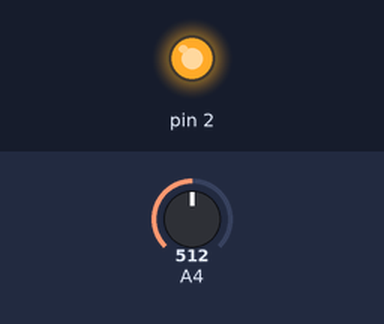
The sketch below on a simulated Arduino Uno, built with avr-gcc and run on an emulated ATmega328P. Parts: output pins drawn as LEDs (lit = HIGH). The inputs (shaded band) are chosen by the test bench; at power-on: A4 = 512.

Above: at 1.2 s.
1.3 s: A4 set to 0
At 1.6 s:
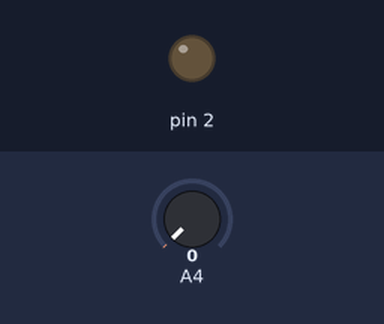
2.8 s: A4 set to 122
At 3.9 s:
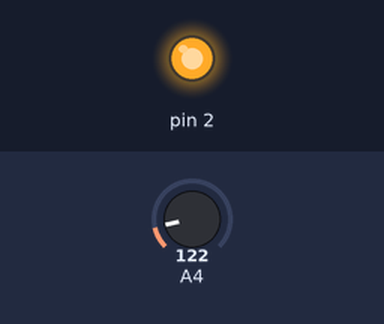
Timing chart, 0 to 5.8 s (numbered marks = the images above; inputs shaded):
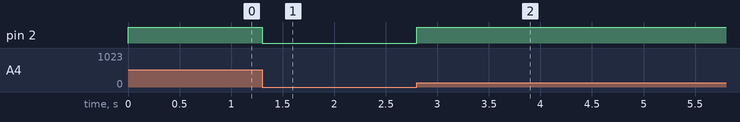

The sketch:

hw1_2.ino
```cpp
void setup() {
  pinMode(2, OUTPUT);
  pinMode(A4, INPUT);
}

void loop() {
  if (analogRead(A4))
    digitalWrite(2, 1);
   else
    digitalWrite(2, 0);
}
```

Measured:
- after the input at 1.3 s, pin 2: HIGH → LOW at once
- after the input at 2.8 s, pin 2: LOW → HIGH at once
